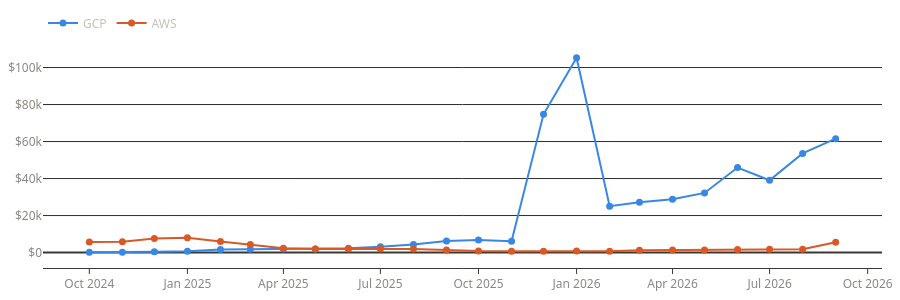
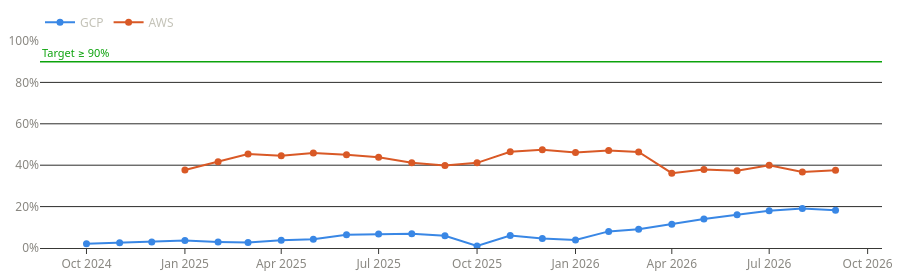

Notebook cell for these charts, in order:
### Markdown cell above
## GenAI, tagging, one-time charges

### Code cell
mk.chart_genai(kd).show()
mk.chart_tagcov(kd).show()
kd.k['lumpy']
